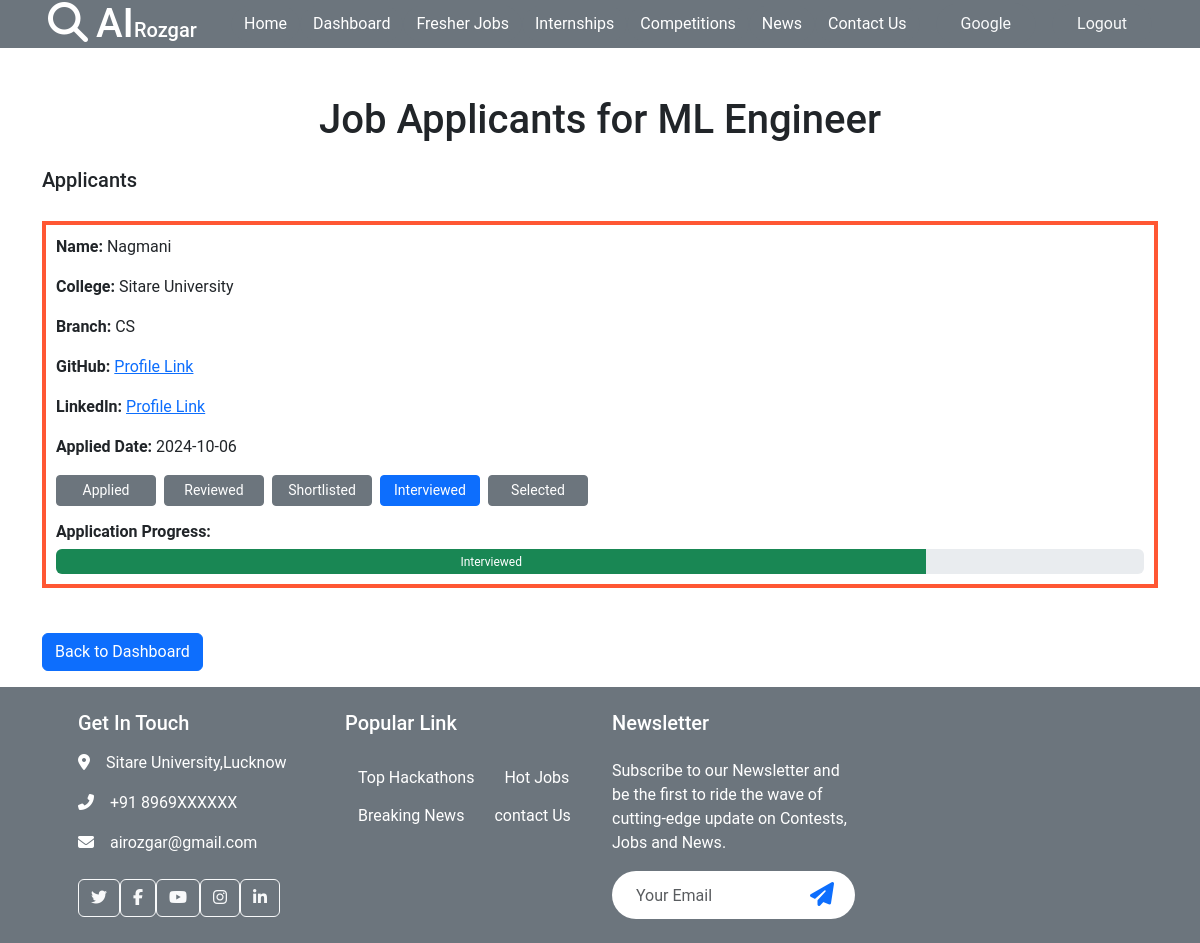
Before: /job_applicants/1/ (signed in) with the older database file.
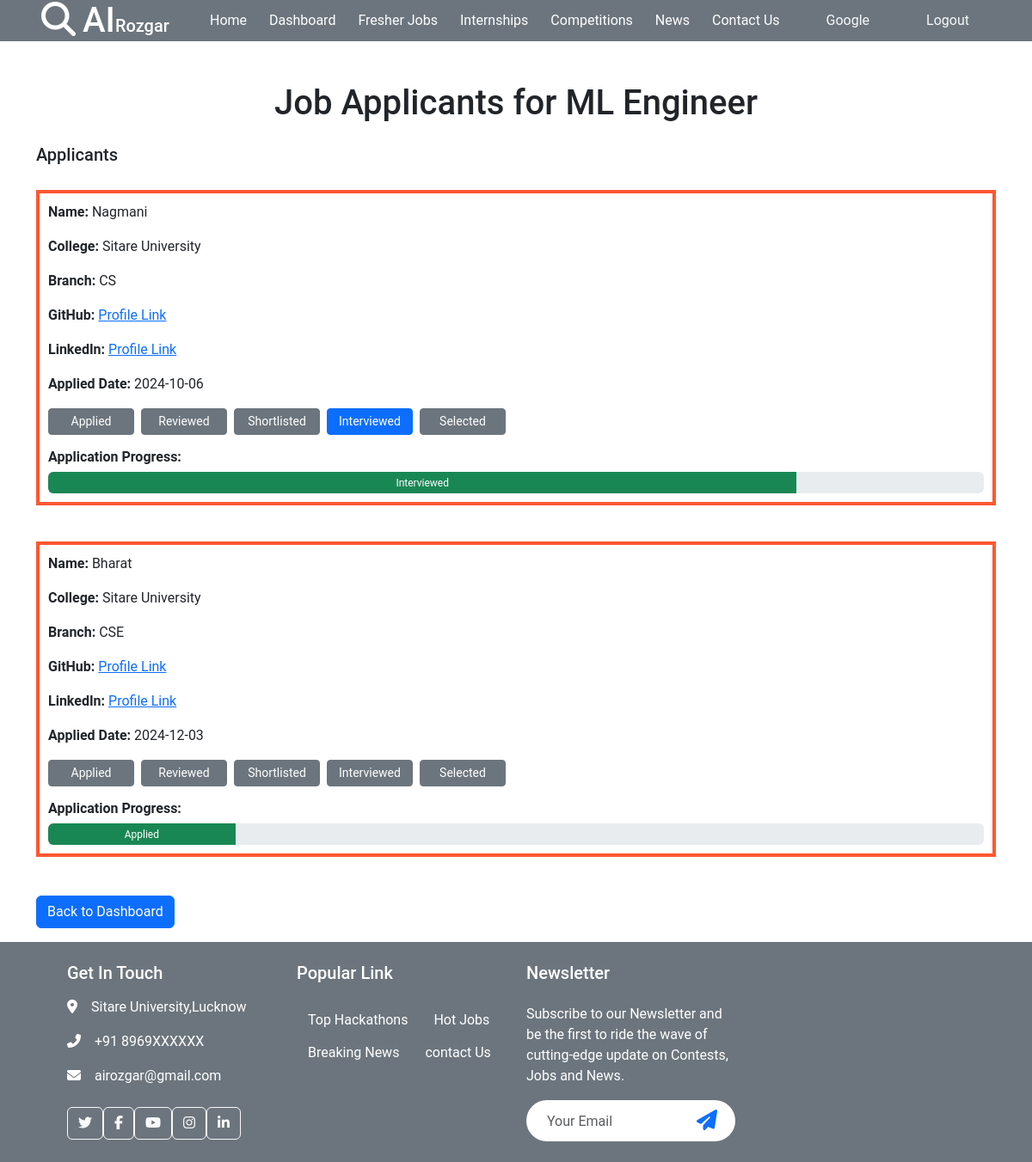
After: the same page with the newer database file.
### home/models.py (models this page shows, shortened)
class Student(models.Model):
    user = models.OneToOneField(User, on_delete=models.CASCADE)  # Connect with the User model
    student_name = models.CharField(max_length=255, blank=True, null=True)
    college = models.CharField(max_length=255)
    branch = models.CharField(max_length=255)
    github = models.URLField(blank=True, null=True)
    email = models.EmailField(max_length=255, blank=True, null=True)
    phone_number = models.CharField(max_length=15, blank=True, null=True)
    linkedin = models.URLField(blank=True, null=True)
    profile_picture = models.ImageField(upload_to='profile_pictures/students/', blank=True, null=True)

### home/views.py (the view)
# urls.py: path('job_applicants/<int:job_id>/', job_applicants, name='job_applicants'),
@login_required(login_url="/login/")
def job_applicants(request, job_id):
    job = get_object_or_404(Job, id=job_id, company=request.user.company)
    applicants = []
    for student_id, application_details in job.student_applied.items():
        try:
            student = Student.objects.get(id=student_id)
            applicants.append({
                'student': student,
                'application_details': application_details
            })
        except Student.DoesNotExist:
            print(f"Student with id {student_id} not found.")
            continue  # Skip the student if not found
    return render(request, 'job_applicants.html', {'job': job, 'applicants': applicants})

### home/templates/job_applicants.html (shortened to what this page needs)
{% extends 'base.html' %}
{% block start %}
<body>
    <div class="container mt-5">
        <h1 class="text-center">Job Applicants for {{ job.title }}</h1>
        <div class="mt-4">
            <h5>Applicants</h5>
            <ul class="list-group">
                {% for applicant in applicants %}
                <div class="my-3">
                    <li class="list-group-item">
                        <p><strong>Name:</strong> {{ applicant.student.user.first_name }}</p>
                        <p><strong>College:</strong> {{ applicant.student.college }}</p>
                        <p><strong>Branch:</strong> {{ applicant.student.branch }}</p>
                        <p><strong>GitHub:</strong> <a href="{{ applicant.student.github }}" target="_blank">Profile
                                Link</a></p>
                        <p><strong>LinkedIn:</strong> <a href="{{ applicant.student.linkedin }}" target="_blank">Profile
                                Link</a></p>
                        <p><strong>Applied Date:</strong> {{ applicant.application_details.applied_date }}</p>
                        <div class="mt-3 d-flex flex-wrap gap-2">
                            {% for status, label in job.APPLICATION_STATUS_CHOICES %}
                            <button
                                class="btn btn-sm btn-status {% if applicant.application_details.status == status %}btn-primary{% else %}btn-secondary{% endif %}"
                                data-job-id="{{ job.id }}" data-student-id="{{ applicant.student.id }}"
                                data-status="{{ status }}">
                                {{ label }}
                            </button>
                            {% endfor %}
                        </div>
                        <div class="mt-3">
                            <h6> <strong>Application Progress:</strong> </h6>
                            <div class="progress">
                                {% with status=applicant.application_details.status|default:"applied" %}
                                <div class="progress-bar bg-success" role="progressbar"
                                    style="width: {% if status == 'applied' %}20%{% elif status == 'reviewed' %}40%{% elif status == 'shortlisted' %}60%{% elif status == 'interviewed' %}80%{% elif status == 'selected' %}100%{% else %}0%{% endif %};"
                                    aria-valuenow="{% if status == 'applied' %}20{% elif status == 'reviewed' %}40{% elif status == 'shortlisted' %}60{% elif status == 'interviewed' %}80{% elif status == 'selected' %}100{% else %}0{% endif %}"
                                    aria-valuemin="0" aria-valuemax="100">
                                    {{ status|title }}
                                </div>
                                {% endwith %}
                            </div>
                        </div>
                    </li>
                </div>
                {% empty %}
                <li class="list-group-item">No applicants yet.</li>
                {% endfor %}
            </ul>
        </div>
        <div class="mt-4">
            <a href="{% url 'company' %}" class="btn btn-primary">Back to Dashboard</a>
        </div>
    </div>
</body>
{% endblock %}

Changed rows visible on the page:
added Student: student.user.first_name "Bharat", student.college "Sitare University", student.branch "CSE", application_details.applied_date "2024-12-03", APPLICATION_STATUS_CHOICES "Applied" "Reviewed" "Shortlisted" "Interviewed" "Selected", application_details "Applied"
